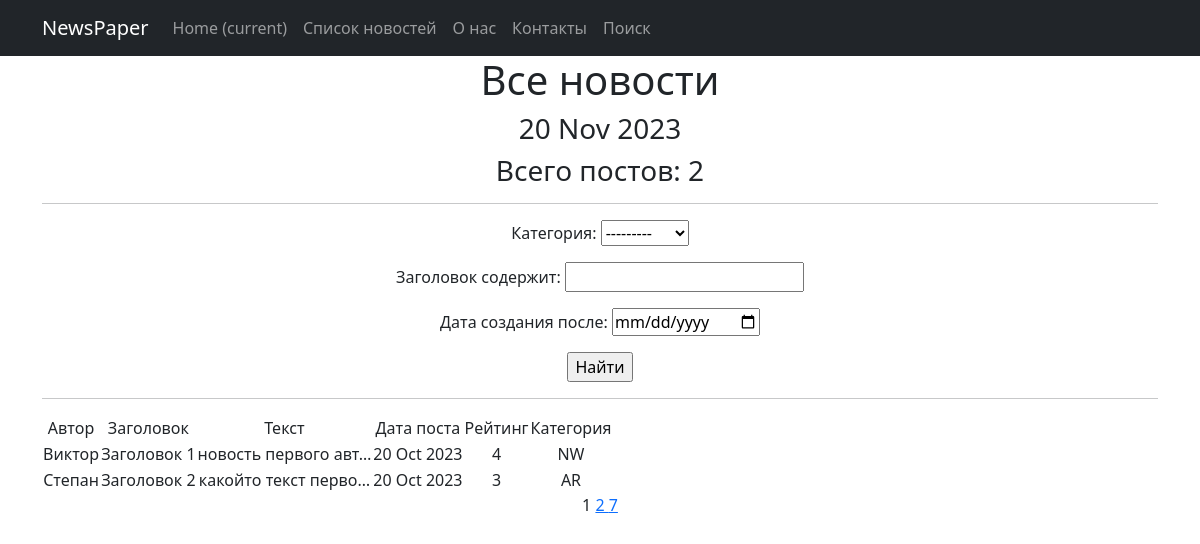
The app's page /search/ with its own data.
### news/models.py (models this page shows, shortened)
class Post(models.Model):
    author = models.ForeignKey(Author, on_delete=models.CASCADE, verbose_name='Автор')
    NEWS = 'NW'
    ARTICLE = 'AR'
    CATEGORY_CHOICES = (
        (NEWS, 'Новость'),
        (ARTICLE, 'Статья'),
    )
    categoryType = models.CharField(max_length=2, choices=CATEGORY_CHOICES,default=ARTICLE, verbose_name='Категория')
    dateCreation = models.DateTimeField(auto_now_add=True)
    postCategory = models.ManyToManyField(Category, through='PostCategory')
    title = models.CharField(max_length=128, verbose_name='Заголовок')
    text = models.TextField(verbose_name='Текст')
    rating = models.SmallIntegerField(default=0, verbose_name='Рэйтинг')
    class Meta:
        verbose_name = 'Пост'
        verbose_name_plural = 'Посты'

class Author(models.Model):
    authorUser = models.OneToOneField(User, on_delete=models.CASCADE)
    ratingAuthor = models.SmallIntegerField(default=0)
    def __str__(self):
        return self.authorUser.username
    class Meta:
        verbose_name = 'Автор'
        verbose_name_plural = 'Авторы'

### news/views.py (the view)
# urls.py: path('search/', PostSearch.as_view(), name='post_search'),
class PostSearch(ListView):
    model = Post
    ordering = 'dateCreation'
    context_object_name = 'news'
    template_name = 'news/Post_list_search.html'
    paginate_by = 2
    def get_queryset(self):
        queryset = super().get_queryset()
        self.filterset = PostFilter(self.request.GET, queryset)
        return self.filterset.qs
    def get_context_data(self, **kwargs):
        context = super().get_context_data(**kwargs)
        context['filterset'] = self.filterset
        return context

### news/templatetags/custom_filters.py (called while the page is built)
@register.filter()
def censor(value):
    list = value.split()
    censor_list = []
    for word in list:
        if word in bad_words:
            word = "*" * len(word)
            censor_list.append(word)
        else:
            censor_list.append(word)
    return ' '.join(censor_list)

### news/templatetags/custom_tags.py (called while the page is built)
@register.simple_tag()
def current_time(format_string='%b %d %Y'):
    return datetime.utcnow().strftime(format_string)

@register.simple_tag(takes_context=True)
def url_replace(context, **kwargs):
   d = context['request'].GET.copy()
   for k, v in kwargs.items():
       d[k] = v
   return d.urlencode()

### templates/news/Post_list_search.html (shortened to what this page needs)
{% extends 'flatpages/default.html' %}
{% load custom_filters %}
{% load custom_tags %}
{% block content %}
    <h1>Все новости</h1>
    <h3> {% current_time '%d %b %Y' %} <h3>
    <h3> Всего постов: {{ news|length }}</h3>
<hr>
   <form action="" method="get">
       {{ filterset.form.as_p }}
       <input type="submit" value="Найти" />
   </form>
<hr>
    {% if news %}
<table>
    <tr>
        <td>Автор</td>
        <td>Заголовок</td>
        <td>Текст</td>
        <td>Дата поста</td>
        <td>Рейтинг</td>
        <td>Категория</td>
    </tr>
    {% for Post in news %}
    <tr>
        <td> {{ Post.author }}</td>
        <td> {{ Post.title|censor }}</td>
        <td> {{ Post.text|truncatechars:20|censor}} </td>
        <td> {{ Post.dateCreation|date:'d M Y'}} </td>
        <td> {{ Post.rating}} </td>
        <td> {{ Post.categoryType}} </td>
    </tr>
    {% endfor %}
</table>
    {% else %}
    <h2> Новостей нет</h2>
    {% endif %}
     {{ page_obj.number }}
     {% if page_obj.has_next %}
        <a href="?{% url_replace page=page_obj.next_page_number %}" >
            {{page_obj.next_page_number}} </a>
     {% if paginator.num_pages != page_obj.next_page_number %}
        <a href="?{% url_replace page=page_obj.paginator.num_pages %}" >
            {{ page_obj.paginator.num_pages }}</a>
        {% endif %}
        {% endif %}
{% endblock content %}

### records on screen
Post: author "Виктор", title|censor "Заголовок 1", text|censor "новость первого авт…", dateCreation "20 Oct 2023", rating "4", categoryType "NW"
Post: author "Степан", title|censor "Заголовок 2", text|censor "какойто текст перво…", dateCreation "20 Oct 2023", rating "3", categoryType "AR"

### other values on screen
{{ news|length }} "2"
{{ page_obj.number }} "1"
{{ page_obj.next_page_number }} "2"
{{ page_obj.paginator.num_pages }} "7"
